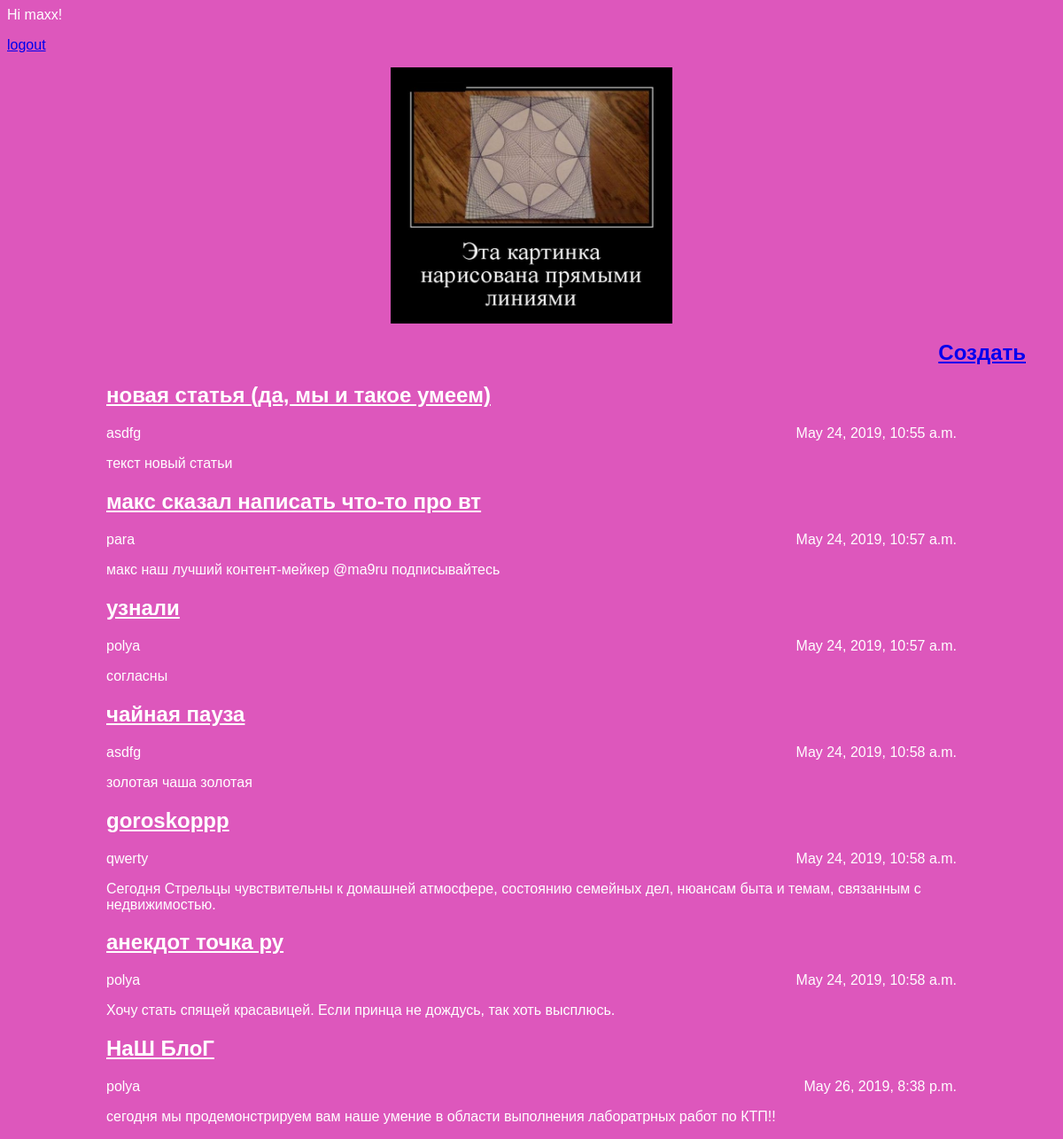
Screenshot of /articles/ (signed in) with the database file from the repository.
### articles/models.py (models this page shows, shortened)
class Article(models.Model):
    objects = models.Manager()
    author = models.ForeignKey(settings.AUTH_USER_MODEL, on_delete=models.CASCADE)
    title = models.CharField(max_length=200)
    text = models.TextField()
    created_date = models.DateTimeField(default=timezone.now)
    def get_excerpt(self):
        return self.text[:140] + "..." if len(self.text) > 140 else self.text

### articles/views.py (the view)
# urls.py: path('articles/', views.archive, name='archive'),
def archive(request):
    return render(request, 'archive.html', {"posts":Article.objects.all()})

### articles/templates/archive.html (shortened to what this page needs)
<!DOCTYPE html>
{% block content %}
{% if user.is_authenticated %}
  Hi {{ user.username }}!
  <p><a href="{% url 'logout' %}">logout</a></p>
{% else %}
  <p>You are not logged in</p>
  <a href="{% url 'login' %}">login</a> <a href="{% url 'signup' %}">register</a>
{% endif %}
{% endblock %}
<body>
    <div class="header">
        {% load static %}
        <img src="{% static 'img/dpb-logo.jpg' %}">
        <h2 class="exit"><a href="/article/new">Создать</a></h2>
        <link rel="stylesheet" href="{% static 'css/article.css' %}">
    </div>
    <div class="archive">
        {% for post in posts %}
            <div class="one-post">
                <h2 class="post-title">
                    <a href="/article/{{ post.id }}">{{ post.title }}</a>
                </h2>
                <div class="article-info">
                    <div class="article-author">{{ post.author.username }}</div>
                    <div class="article-created-date">{{ post.created_date }}</div>
                </div>
                <p class="article-text">{{ post.get_excerpt }}</p>
            </div>
        {% endfor %}
    </div>
</body>

### articles/static/css/article.css (style rules this page uses)
body { background: #dd57bc; font-family: Tahoma, Arial, sans-serif; color: #ffffff; }
.header img { display: block; width: 318px; margin-left: auto; margin-right: auto; }
.archive { width: 960px; margin-left: auto; margin-right: auto; }
.post-title a { color: #ffffff; }
.article-author { width: 50%; float: left; }
.article-created-date { text-align: right; }
.exit { width: 1150px; text-align: right; }

### rows the page displays
Article: title "новая статья (да, мы и такое умеем)", author.username "asdfg", created_date "May 24, 2019, 10:55 a.m.", get_excerpt "текст новый статьи"
Article: title "макс сказал написать что-то про вт", author.username "para", created_date "May 24, 2019, 10:57 a.m.", get_excerpt "макс наш лучший контент-мейкер @ma9ru подписывайтесь"
Article: title "узнали", author.username "polya", created_date "May 24, 2019, 10:57 a.m.", get_excerpt "согласны"
Article: title "чайная пауза", author.username "asdfg", created_date "May 24, 2019, 10:58 a.m.", get_excerpt "золотая чаша золотая"
Article: title "goroskoppp", author.username "qwerty", created_date "May 24, 2019, 10:58 a.m.", get_excerpt "Сегодня Стрельцы чувствительны к домашней атмосфере, состоянию семейных дел, нюансам быта и темам, связанным с недвижимостью."
Article: title "анекдот точка ру", author.username "polya", created_date "May 24, 2019, 10:58 a.m.", get_excerpt "Хочу стать спящей красавицей. Если принца не дождусь, так хоть высплюсь."
Article: title "НаШ БлоГ", author.username "polya", created_date "May 26, 2019, 8:38 p.m.", get_excerpt "сегодня мы продемонстрируем вам наше умение в области выполнения лаборатрных работ по КТП!!"

### other values shown
{{ user.username }} "maxx"
